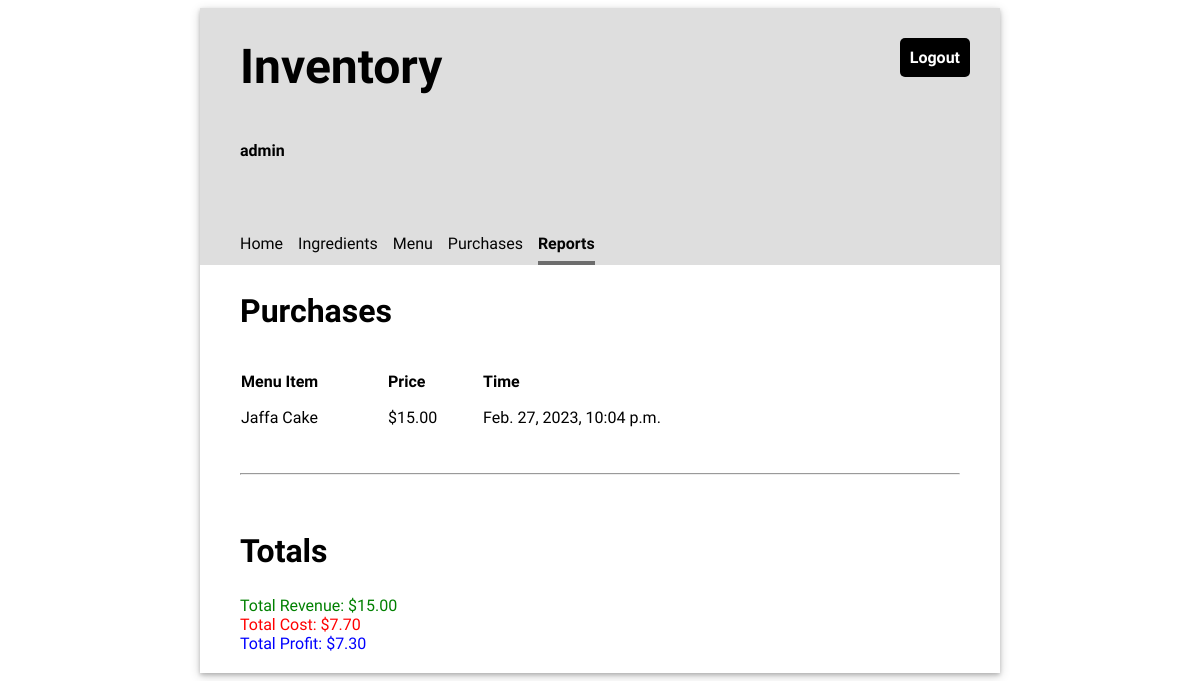
The app's page /reports (signed in), older data.
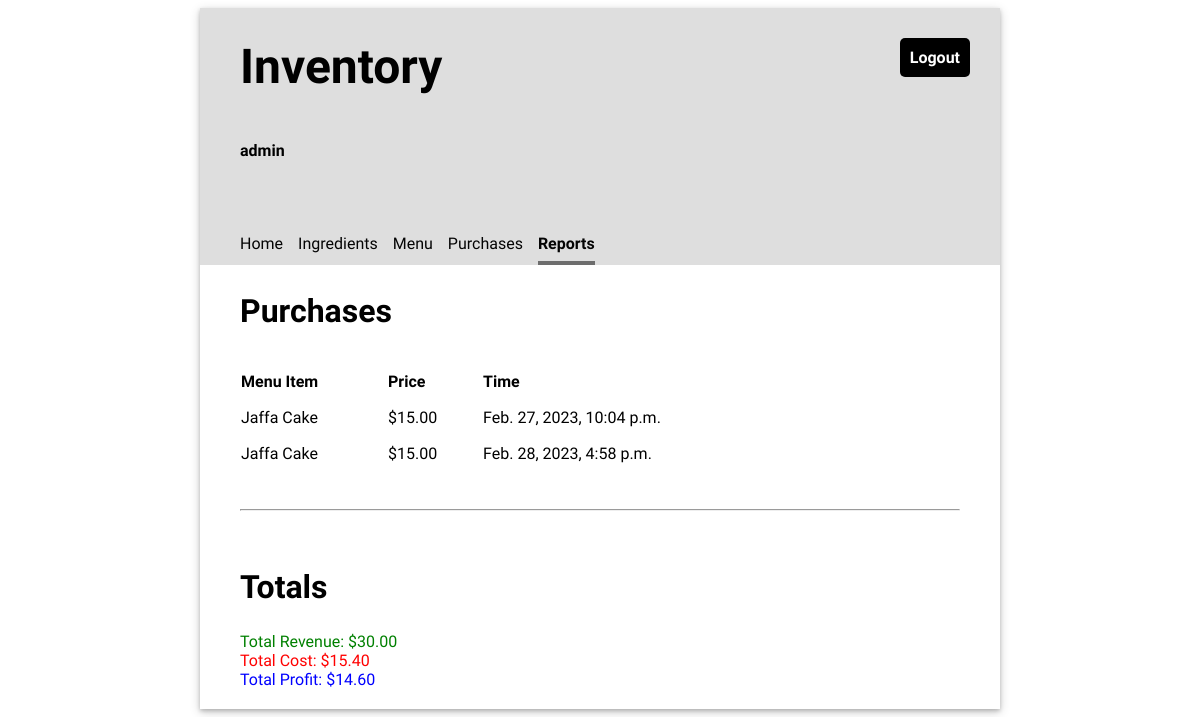
The same page, newer data.
### inventory/models.py (models this page shows, shortened)
class Purchase(models.Model):
    menu_item = models.ForeignKey(MenuItem, on_delete= models.CASCADE)
    timestamp = models.DateTimeField(auto_now_add=True)

class MenuItem(models.Model):
    title= models.CharField(max_length=100, unique=True)
    price= models.FloatField(default=0)

### inventory/views.py (the view)
# urls.py: path('reports', views.ReportView.as_view(), name="reports"),
class ReportView(LoginRequiredMixin, TemplateView):
    template_name = "inventory/reports.html"
    def get_context_data(self, **kwargs):
        context = super().get_context_data(**kwargs)
        context["purchases"] = Purchase.objects.all()
        revenue = Purchase.objects.aggregate(
            revenue=Sum("menu_item__price"))["revenue"]
        total_cost = 0
        for purchase in Purchase.objects.all():
            for recipe_requirement in purchase.menu_item.reciperequirement_set.all():
                total_cost += recipe_requirement.ingredient.price_per_unit * \
                    recipe_requirement.quantity
        context["revenue"] = revenue
        context["total_cost"] = total_cost
        context["profit"] = revenue - total_cost
        return context

### inventory/templates/inventory/reports.html (shortened to what this page needs)
{% extends 'base.html' %}
{% load static %}
{% block content %}
    <h2>Purchases</h2>
    <table class="inventory-table">
        <thead>
            <tr>
                <th>Menu Item</th>
                <th>Price</th>
                <th>Time</th>
            </tr>
        </thead>
        <tbody>
        {% for purchase in purchases %}
            <tr>
                <td>{{ purchase.menu_item.title }}</td>
                <td class="price">${{ purchase.menu_item.price|stringformat:".2f" }}</td>
                <td>{{ purchase.timestamp }}</td>
            </tr>
        {% endfor %}
        </tbody>
    </table>
    <hr/>
    <h2>Totals</h2>
    <div style="color: green;">Total Revenue: ${{ revenue|stringformat:".2f" }}</div>
    <div style="color: red;">Total Cost: ${{ total_cost|stringformat:".2f" }}</div>
    <div style="color: blue;">Total Profit: ${{ profit|stringformat:".2f" }}</div>
{% endblock %}

Row changes from the older to the newer data that the page shows:
added Purchase: menu_item "Jaffa Cake", menu_item.price "15.00", timestamp "Feb. 28, 2023, 4:58 p.m."
Text that changed along with them:
{{ revenue|stringformat:".2f" }}: "15.00" → "30.00"
{{ total_cost|stringformat:".2f" }}: "7.70" → "15.40"
{{ profit|stringformat:".2f" }}: "7.30" → "14.60"
